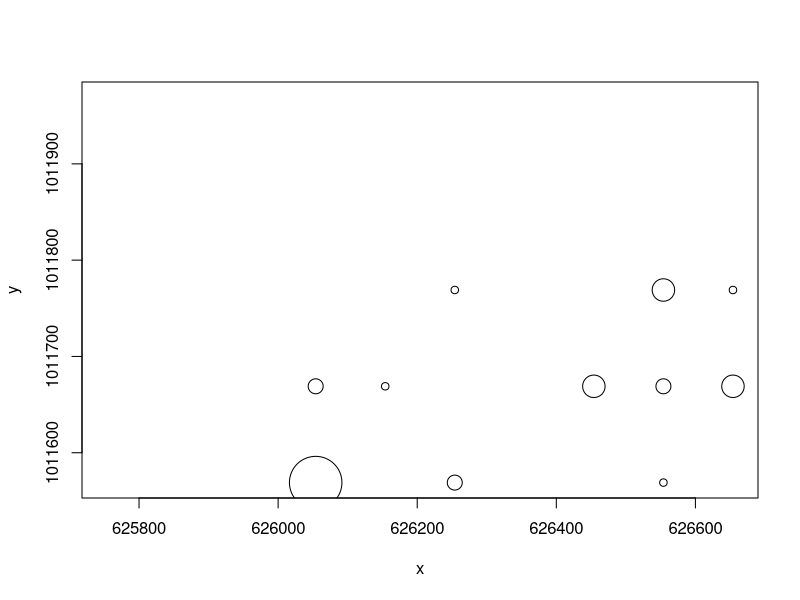
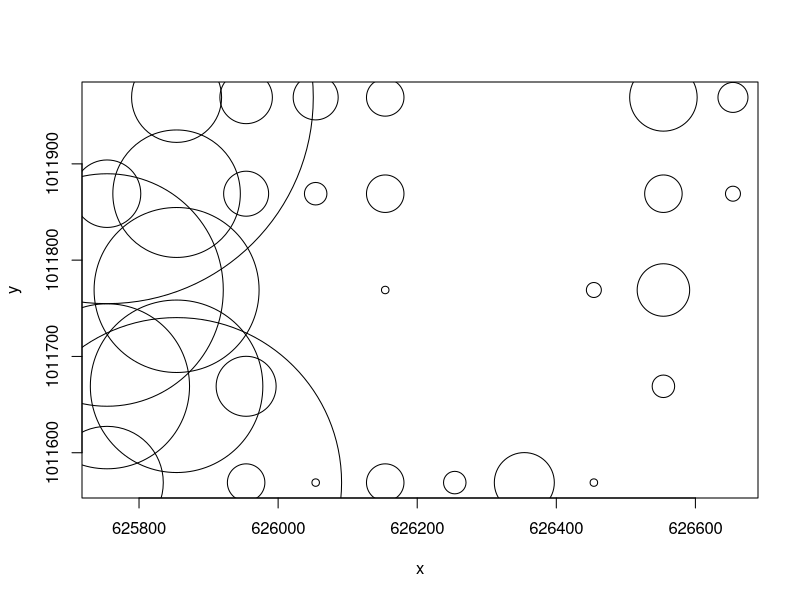

Recreate these plots in R, in order. (Note: this script raises an error after producing the figures.)
## ---- chunk 1
library(vegan)
library(nlme)
data(BCI)
## UTM Coordinates (in metres)
BCI_xy = data.frame(x = rep(seq(625754, 626654, by=100), each=5), 
                    y = rep(seq(1011569,  1011969, by=100), len=50))
bci_dat <- data.frame(BCI_xy, BCI)
max_dist = max(BCI_xy) / 2
## ---- chunk 2
plot(y~x, cex=Inga.acuminata, data=bci_dat)
inga <- subset(BCI, select=Inga.acuminata)
inga_dist <- dist(inga)
xydist <- dist(BCI_xy)
inga_mantel <- mantel(xydist, inga_dist)
inga_mantel 
## ---- chunk 3
plot(y~x, cex=Socratea.exorrhiza, data=bci_dat)
socratea <- subset(BCI, select=Socratea.exorrhiza)
socratea_dist <- dist(socratea)
socratea_mantel <- mantel(xydist, socratea_dist)
socratea_mantel 
## ---- chunk 4
sp_ids = c("Cordia.lasiocalyx", "Hirtella.triandra",
           "Picramnia.latifolia", "Quassia.amara",
           "Tabernaemontana.arborea", "Trattinnickia.aspera", 
           "Xylopia.macrantha", "Drypetes.standleyi")
bci_sp <- subset(bci_dat, select=sp_ids)
## ---- chunk 5
one_species <- gls(Drypetes.standleyi~Quassia.amara, data=bci_dat)
summary(one_species)
plot(Variogram(one_species, form=~x+y))
plot(Variogram(one_species, resType='n'))
## ---- chunk 6
one_exp <-  gls(Drypetes.standleyi ~ Quassia.amara, data=bci_dat, 
                corr=corExp(form=~x + y, nugget=T), 
                control = glsControl(opt='optim',  msVerbose=T))
summary(one_exp)
plot(Variogram(one_exp,  maxDist=max_dist))
plot(Variogram(one_exp, resType='n', maxDist = max_dist))
anova(one_species, one_exp)
## ---- chunk 7
all_species <- gls(Drypetes.standleyi~Quassia.amara + 
                     Cordia.lasiocalyx + Hirtella.triandra + 
                     Picramnia.latifolia + Tabernaemontana.arborea + 
                     Trattinnickia.aspera + Xylopia.macrantha, data=bci_dat)
summary(all_species)
plot(Variogram(all_species, form = ~x+y))
plot(Variogram(all_species, resType='n'))
## ---- chunk 8
all_exp <- gls(Drypetes.standleyi~Quassia.amara + 
                 Cordia.lasiocalyx + Hirtella.triandra + 
                 Picramnia.latifolia + Tabernaemontana.arborea + 
                 Trattinnickia.aspera + Xylopia.macrantha, 
               data=bci_dat, corr=corExp(form = ~ x+y, nugget=T), 
               control = glsControl(opt='optim', msVerbose=T))
summary(all_exp)
plot(Variogram(all_exp,  maxDist = max_dist))
plot(Variogram(all_exp, resType='n', maxDist=max_dist))
anova(all_species, all_exp)
